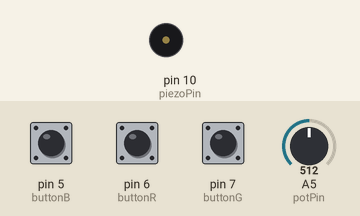
Bench run of a sketch on a simulated Arduino Uno, built with avr-gcc and run on an emulated ATmega328P. Parts: buzzer (waves = sounding). The test bench sets the inputs (shaded band); at power-on: pin 5 (buttonB) HIGH, pin 6 (buttonR) HIGH, pin 7 (buttonG) HIGH, A5 (potPin) = 512.

Above: at 1.2 s.
1.3 s: pin 5 (buttonB) pulled LOW for 0.15 s
At 1.37 s:
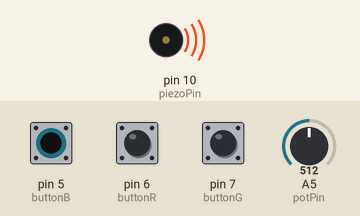
2.9 s: pin 5 (buttonB) pulled LOW for 3.2 s
At 6.6 s:
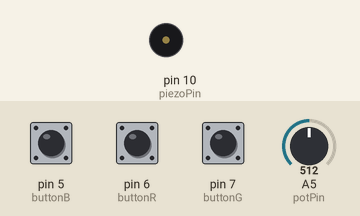
7.6 s: pin 6 (buttonR) pulled LOW for 3.2 s
At 8.9 s:
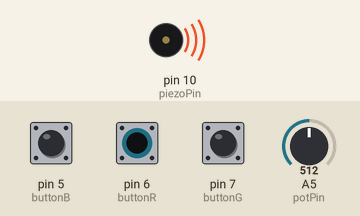
Timing chart, 0 to 12.3 s (numbered marks = the images above; inputs shaded):
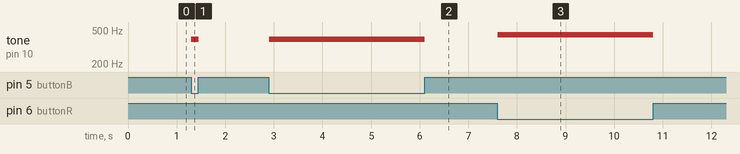

The sketch:

Nov18.ino
```cpp
#include "pitches.h"

const int potPin = A5;
const int piezoPin = 10;
const int buttonG = 7;
const int buttonR = 6;
const int buttonB = 5;


void setup() {
  // put your setup code here, to run once:
  pinMode(buttonG, INPUT_PULLUP);
  pinMode(buttonR, INPUT_PULLUP);
  pinMode(buttonB, INPUT_PULLUP);
  Serial.begin(9600);
}

void loop() {
  // put your main code here, to run repeatedly:
  int buttonStateG = digitalRead(buttonG);
  int buttonStateR = digitalRead(buttonR);
  int buttonStateB = digitalRead(buttonB);
  int potentiometerState = analogRead(potPin)/250;
  // int piezoState = analogRead(piezoPin);
  //Serial.println(potentiometerState);
  if (buttonStateB == LOW && buttonStateR == LOW && buttonStateG == LOW) {
    tone(piezoPin, NOTE_C2*pow(2, potentiometerState));
  } else if (buttonStateB == LOW && buttonStateR == HIGH && buttonStateG == LOW) {
    tone(piezoPin, NOTE_D2*pow(2, potentiometerState));
  } else if (buttonStateB == HIGH && buttonStateR == LOW && buttonStateG == LOW) {
    tone(piezoPin, NOTE_E2*pow(2, potentiometerState));
  } else if (buttonStateB == LOW && buttonStateR == LOW && buttonStateG == HIGH) {
    tone(piezoPin, NOTE_F2*pow(2, potentiometerState));
  } else if (buttonStateB == LOW && buttonStateR == HIGH && buttonStateG == HIGH) {
    tone(piezoPin, NOTE_G2*pow(2, potentiometerState));
  }else if (buttonStateB == HIGH && buttonStateR == LOW && buttonStateG == HIGH) {
    tone(piezoPin, NOTE_A2*pow(2, potentiometerState));
  }else if (buttonStateB == HIGH && buttonStateR == HIGH && buttonStateG == LOW) {
    tone(piezoPin, NOTE_B2*pow(2, potentiometerState));
  }else {
    noTone(piezoPin);
  }
}
```

pitches.h
```cpp
#define NOTE_B0  31
#define NOTE_C1  33
#define NOTE_CS1 35
#define NOTE_D1  37
#define NOTE_DS1 39
#define NOTE_E1  41
#define NOTE_F1  44
#define NOTE_FS1 46
#define NOTE_G1  49
#define NOTE_GS1 52
#define NOTE_A1  55
#define NOTE_AS1 58
#define NOTE_B1  62
#define NOTE_C2  65
#define NOTE_CS2 69
#define NOTE_D2  73
#define NOTE_DS2 78
#define NOTE_E2  82
#define NOTE_F2  87
#define NOTE_FS2 93
#define NOTE_G2  98
#define NOTE_GS2 104
#define NOTE_A2  110
#define NOTE_AS2 117
#define NOTE_B2  123
#define NOTE_C3  131
#define NOTE_CS3 139
#define NOTE_D3  147
#define NOTE_DS3 156
#define NOTE_E3  165
#define NOTE_F3  175
#define NOTE_FS3 185
#define NOTE_G3  196
#define NOTE_GS3 208
#define NOTE_A3  220
#define NOTE_AS3 233
#define NOTE_B3  247
#define NOTE_C4  262
#define NOTE_CS4 277
#define NOTE_D4  294
#define NOTE_DS4 311
#define NOTE_E4  330
#define NOTE_F4  349
#define NOTE_FS4 370
#define NOTE_G4  392
#define NOTE_GS4 415
#define NOTE_A4  440
#define NOTE_AS4 466
#define NOTE_B4  494
#define NOTE_C5  523
#define NOTE_CS5 554
#define NOTE_D5  587
#define NOTE_DS5 622
#define NOTE_E5  659
#define NOTE_F5  698
#define NOTE_FS5 740
#define NOTE_G5  784
#define NOTE_GS5 831
#define NOTE_A5  880
#define NOTE_AS5 932
#define NOTE_B5  988
#define NOTE_C6  1047
#define NOTE_CS6 1109
#define NOTE_D6  1175
#define NOTE_DS6 1245
#define NOTE_E6  1319
#define NOTE_F6  1397
#define NOTE_FS6 1480
#define NOTE_G6  1568
#define NOTE_GS6 1661
#define NOTE_A6  1760
#define NOTE_AS6 1865
#define NOTE_B6  1976
#define NOTE_C7  2093
#define NOTE_CS7 2217
#define NOTE_D7  2349
#define NOTE_DS7 2489
#define NOTE_E7  2637
#define NOTE_F7  2794
#define NOTE_FS7 2960
#define NOTE_G7  3136
#define NOTE_GS7 3322
#define NOTE_A7  3520
#define NOTE_AS7 3729
#define NOTE_B7  3951
#define NOTE_C8  4186
#define NOTE_CS8 4435
#define NOTE_D8  4699
#define NOTE_DS8 4978
```

Measured:
- after the input at 1.3 s, tone on pin 10 (piezoPin): silent → 392 Hz at once, → silent 0.15 s later
- after the input at 2.9 s, tone on pin 10 (piezoPin): silent → 392 Hz at once, → silent 3.2 s later
- after the input at 7.6 s, tone on pin 10 (piezoPin): silent → 440 Hz at once, → silent 3.2 s later
